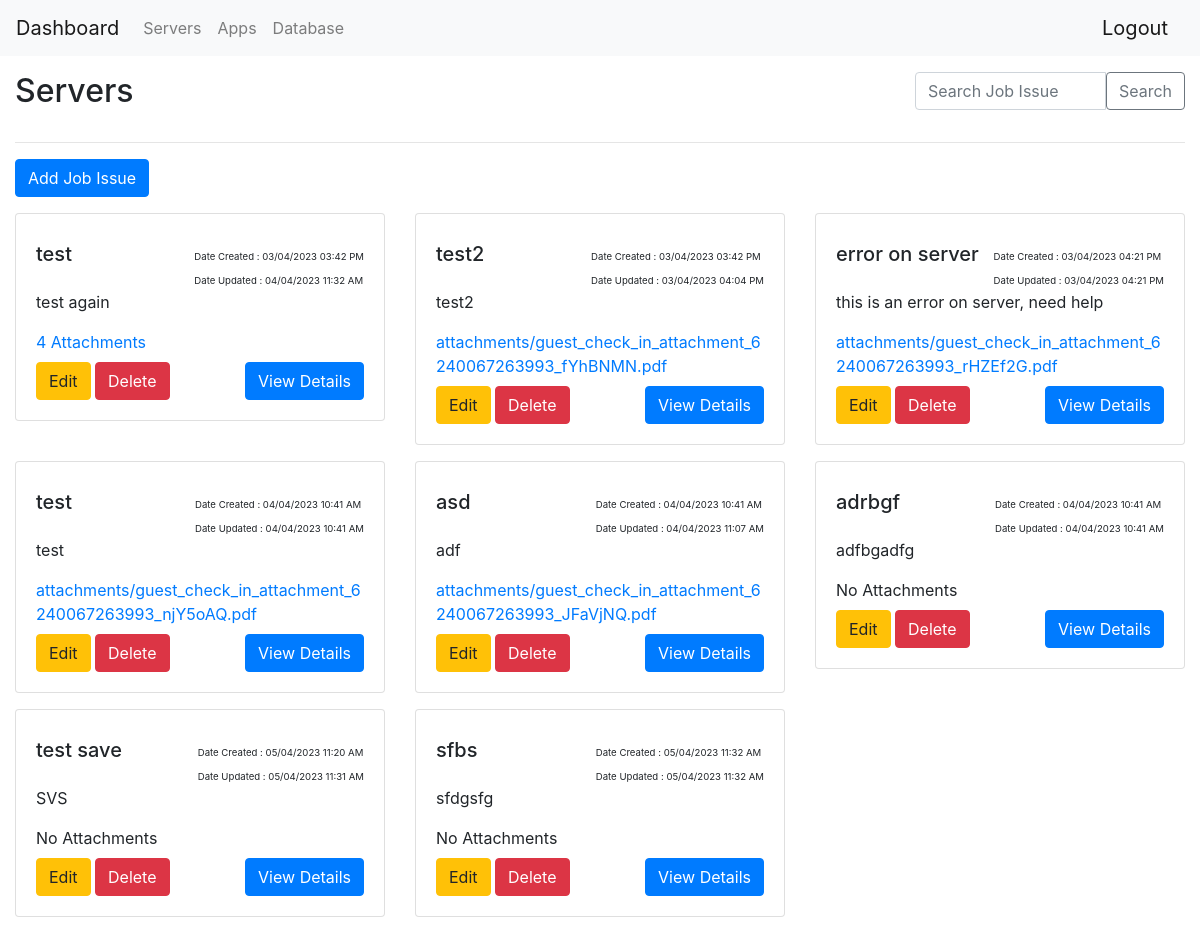
/1/ (signed in), run on the app's committed database.
### task_history/models.py (models this page shows, shortened)
class Category(models.Model):
    name = models.CharField(max_length=50)

class JobIssue(models.Model):
    category = models.ForeignKey(Category, on_delete=models.CASCADE)
    title = models.CharField(max_length=100, unique=True)
    description = models.TextField()
    date_created = models.DateTimeField(auto_now_add=True)
    date_updated = models.DateTimeField(auto_now=True)

class Note(models.Model):
    job_issue = models.ForeignKey(JobIssue, on_delete=models.CASCADE)
    content = models.TextField()
    attachment = models.FileField(upload_to='attachments/')
    date_created = models.DateTimeField(auto_now_add=True)
    date_updated = models.DateTimeField(auto_now=True)

### task_history/views.py (the view)
# urls.py: path('<int:pk>/', views.job_issue, name='job_issue'),
@login_required()
def job_issue(request, pk):
    category = get_object_or_404(Category, pk=pk)
    categories = Category.objects.all()
    job_issues = JobIssue.objects.filter(category=category)
    query = request.GET.get('q')
    if query:
        job_issues = job_issues.filter(Q(title__icontains=query) | Q(description__icontains=query))
        context = {'category': category, 'categories': categories, 'job_issues': job_issues}
    else:
        context = {'category': category, 'categories': categories, 'job_issues': job_issues}
    return render(request, 'job_issue.html', context)

### task_history/templates/job_issue.html (shortened to what this page needs)
{% extends 'dashboard.html' %}
{% block content %}
<div class="container-fluid">
  <div class="row">
    <div class="col-lg-12">
        <div class="d-flex flex-column">
            <div class="row">
                <div class="col-md-9">
                    <h2>{{ category.name }}</h2>
                </div>
                <div class="col-md-3">
                    <form method="GET" action="{% url 'job_issue' pk=category.pk %}" class="input-group mb-3">
                        <input type="text" name="q" class="form-control" placeholder="Search Job Issue" aria-label="Search Job Issue" aria-describedby="search-btn">
                        <button class="btn btn-outline-secondary" type="submit" id="search-btn">Search</button>
                    </form>
                </div>
            </div>
        </div>
      {% if selected_job_issue %}
        <div class="row">
          <div class="col-lg-12">
            <h2>{{ selected_job_issue.title }}</h2>
            <hr>
            <p>
                <a href="{% url 'edit_job_issue' pk=category.pk job_pk=selected_job_issue.pk %}" class="btn btn-warning">Edit</a>
                <a href="{% url 'delete_job_issue' pk=category.pk job_pk=selected_job_issue.pk %}" class="btn btn-danger" onclick="return confirm('Are you sure you want to delete this job issue?')">Delete</a>
            </p>
          </div>
        </div>
        <div class="row">
          <div class="col-lg-12">
            <p>{{ selected_job_issue.description }}</p>
            {% if selected_job_issue.note_set.all %}
              <h4>Attachments</h4>
              {% for note in selected_job_issue.note_set.all %}
                <a href="{{ note.attachment.url }}" target="_blank">{{ note.attachment.name }}</a><br>
              {% endfor %}
            {% endif %}
          </div>
        </div>
      {% else %}
        <div class="row">
          <div class="col-lg-12">
            <hr>
            <p><a href="{% url 'create_job_issue' pk=category.pk %}" class="btn btn-primary">Add Job Issue</a></p>
          </div>
        </div>
        <div class="row">
            {% for job_issue in job_issues %}
                <div class="col-lg-4">
                    <div class="card mb-3">
                        <div class="card-body d-flex flex-column">
                            <div class="d-flex justify-content-between mt-2">
                                <div>
                                    <h5 class="card-title">{{ job_issue.title }}</h5>
                                </div>
                                <div>
                                <span style="font-size: 60%" class="">Date Created : {{ job_issue.date_created|date:"d/m/Y h:i A" }}</span><br>
                                <span style="font-size: 60%" class="">Date Updated : {{ job_issue.date_updated|date:"d/m/Y h:i A" }}</span>
                                </div>
                            </div>
                            <p class="card-text overflow-hidden text-truncate" data-toggle="modal" data-target="#jobIssueModal{{ job_issue.id }}" style="cursor: pointer;">{{ job_issue.description }}</p>
                            <div class="flex-grow-1">
                                {% with job_issue.note_set.all as notes %}
                                  {% if notes|length == 1 %}
                                    <a href="{{ notes.0.attachment.url }}" target="_blank">{{ notes.0.attachment.name }}</a>
                                  {% else %}
                                    {% if notes|length != 0 %}
                                        <a href="" data-toggle="modal" data-target="#jobIssueModal{{ job_issue.id }}">{{ notes|length }} Attachments</a>
                                    {% else %}
                                        No Attachments
                                    {% endif %}
                                  {% endif %}
                                {% endwith %}
                            </div>
                            <div class="d-flex justify-content-between mt-2">
                                <div>
                                    <a href="{% url 'edit_job_issue' pk=category.pk job_pk=job_issue.pk %}" class="btn btn-warning">Edit</a>
                                    <a href="{% url 'delete_job_issue' pk=category.pk job_pk=job_issue.pk %}" class="btn btn-danger" onclick="return confirm('Are you sure you want to delete this job issue?')">Delete</a>
                                </div>
                                <button type="button" class="btn btn-primary" data-toggle="modal" data-target="#jobIssueModal{{ job_issue.id }}">View Details</button>
                            </div>
                        </div>
                    </div>
                </div>
            {% endfor %}
        </div>
        {% endif %}
    </div>
  </div>
</div>
{% endblock %}

### task_history/templates/dashboard.html (shortened to what this page needs)
<!DOCTYPE html>
<html>
<head>
    <link rel="stylesheet" href="https://stackpath.bootstrapcdn.com/bootstrap/4.3.1/css/bootstrap.min.css">
</head>
<body>
    <nav class="navbar navbar-expand-lg navbar-light bg-light fixed-top">
        <a class="navbar-brand" href="{% url 'home' %}">Dashboard</a>
        <div class="collapse navbar-collapse" id="navbarNav">
            <ul class="navbar-nav">
                {% for category in categories %}
                    <li class="nav-item">
                        <a class="nav-link" href="{% url 'job_issue' pk=category.pk %}">{{ category.name }}</a>
                    </li>
                {% endfor %}
            </ul>
        </div>
        <a class="navbar-brand" href="{% url 'logout' %}">Logout</a>
    </nav>
    <br>
    <div class="container-md mt-5">
        {% block content %}
        {% endblock %}
    </div>
</body>
</html>

### data on the page
Category: name "Servers"
Category: name "Apps"
Category: name "Database"
JobIssue: title "test", date_created "03/04/2023 03:42 PM", date_updated "04/04/2023 11:32 AM", description "test again", note_set.all|length "4"
JobIssue: title "test2", date_created "03/04/2023 03:42 PM", date_updated "03/04/2023 04:04 PM", description "test2", note_set.all.0.attachment.name "attachments/guest_check_in_attachment_6240067263993_fYhBNMN.pdf"
JobIssue: title "error on server", date_created "03/04/2023 04:21 PM", date_updated "03/04/2023 04:21 PM", description "this is an error on server, need help", note_set.all.0.attachment.name "attachments/guest_check_in_attachment_6240067263993_rHZEf2G.pdf"
JobIssue: title "test", date_created "04/04/2023 10:41 AM", date_updated "04/04/2023 10:41 AM", description "test", note_set.all.0.attachment.name "attachments/guest_check_in_attachment_6240067263993_njY5oAQ.pdf"
JobIssue: title "asd", date_created "04/04/2023 10:41 AM", date_updated "04/04/2023 11:07 AM", description "adf", note_set.all.0.attachment.name "attachments/guest_check_in_attachment_6240067263993_JFaVjNQ.pdf"
JobIssue: title "adrbgf", date_created "04/04/2023 10:41 AM", date_updated "04/04/2023 10:41 AM", description "adfbgadfg", shows "No Attachments"
JobIssue: title "test save", date_created "05/04/2023 11:20 AM", date_updated "05/04/2023 11:31 AM", description "SVS", shows "No Attachments"
JobIssue: title "sfbs", date_created "05/04/2023 11:32 AM", date_updated "05/04/2023 11:32 AM", description "sfdgsfg", shows "No Attachments"
